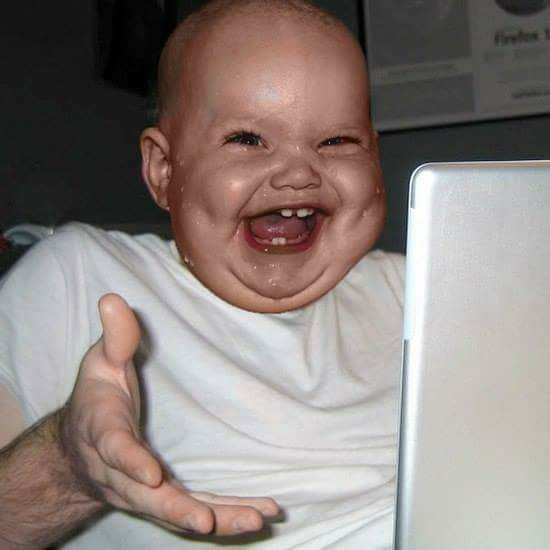
#> input picture source/hands_regularizer/t.jpg, 550 x 550 px, found by its file name
$ python regularizer.py   (older library calls are emulated)
#> lines starting #> are read from the running program, lines starting #| are printed output that depends on the picture
### source/data/naming.py
# THIS CLASS EXISTS BECAUSE PATH RESOLUTION IS A MESS

# unused imports are intended to unify the naming files
# about data naming conventions and defines

# if any new naming path convention is needed, just:
#   1) Notify the group
#   2) Add it here
#       2.1) Add its RESOURCES DIRECTORY DEFINITION (currently around line 35)
#       2.2) Add its BASE DIRECTORY-RELATIVE PATH (currently around line 200)
#       2.3) Optionally add MODEL NAME CONVENTIONS (currently around line 270)
#   3) Use everywhere the path functions you just added and expect everybody to do the same
import os
import re
from library.utils.deprecation import deprecated_class

def __robust_respath_search():
    """
    Resolve the path for resources from anywhere in the code.
    :return: The real path of the resources
    """
    curpath = os.path.realpath(__file__)
    basepath = curpath
    while os.path.split(basepath)[1] != 'source':
        newpath = os.path.split(basepath)[0]
        if newpath == basepath:
            print("ERROR: unable to find source from path " + curpath)
            break
        basepath = os.path.split(basepath)[0]
    return os.path.join(os.path.split(basepath)[0], "resources")


# ######### RESOURCES DIRECTORIES DEFINITION ###########

RESPATH = __robust_respath_search()
TBFOLDER = "tbdata"
MODELSFOLDER = "models"
CROPPERSFOLDER = os.path.join(MODELSFOLDER, "croppers")
JLOCATORSFOLDER = os.path.join(MODELSFOLDER, "jlocators")
DATASETSFOLDER = "datasets"
CROPSDATAFOLDER = os.path.join(DATASETSFOLDER, "crops")
JOINTSDATAFOLDER = os.path.join(DATASETSFOLDER, "joints")
PALMBACKFOLDER = os.path.join(DATASETSFOLDER, "palmback")
JSONHANDSFOLDER = os.path.join(DATASETSFOLDER, "jsonhands")

# #################### DATASET-COMPONENT DEFINES ###############

# ### DEPRECATED ###
TRAIN_IN = 'TRAIN_IN'
TRAIN_TARGET = 'TRAIN_TARGET'
TRAIN_TARGET2 = 'TRAIN_TARGET2'
VALID_IN = 'VALID_IN'
VALID_TARGET = 'VALID_TARGET'
VALID_TARGET2 = 'VALID_TARGET2'
GENERIC_IN = 'GENERIC_IN'
GENERIC_TARGET = 'GENERIC_TARGET'
GENERIC_TARGET2 = 'GENERIC_TARGET2'


class NameGenerator:
    """
    This class generates names with a fixed pattern to be able to identify
    back at any moment the names it generated.
    Useful to standardize cross-code dependencies (ex: model definition to training dictionary)
    """
    def __init__(self, prefix, separator):
        self.prefix = prefix
        self.separator = separator
        self.regex = re.compile("^%s%s(?P<key>.*)" % (self.prefix, self.separator))

    def __call__(self, iden):
        """
        Produce a name from the fixed pattern
        :param iden: any kind of identifier. If int, pads up to 4 digits to enable sorting.
        :return: a name uniquely identified by iden, following the pattern from self
        """
        if isinstance(iden, int):
            return "%s%s%04d" % (self.prefix, self.separator, iden)
        return "%s%s%s" % (self.prefix, self.separator, iden)

    def __getitem__(self, item):
        return self(item)

    def filter(self, names):
        return [name for name in names if re.match(pattern=self.regex,
                                                   string=name)]

    # [15 lines left out: function reverse, not called in this run]


# network input-output conventions

# This NameGenerator should be used to specify all inputs in a Model
# you can use any kind of identifier to name the component
# ex:
#
# inputs = keras.layers.Input(input_shape=(None, None, 3), name=IN(0))
# side_inputs = keras.Input(input_shape=(21,), name=IN(1))
#
# At the end they must be the inputs of the final Model.
# All of them must be named with IN
IN = NameGenerator(prefix='IN',
                   separator='_')

# This NameGenerator should be used to specify all outputs in a Model
# you can use any kind of identifier to name the component
# ex:
#
# out = keras.layers.Conv2D(filters=1,
#                           kernel_size=[1, 1],
#                           activation='sigmoid',
#                           name=OUT(0))(act7)
# secondary_output = keras.layers.Dense(units=1,
#                                       activation='sigmoid',
#                                       use_bias=True,
#                                       name=OUT('pb_class')(x)
#
# At the end they must be the outputs of the final Model.
# All of them must be named with OUT
OUT = NameGenerator(prefix='OUT',
                    separator='_')

# This NameGenerator is intended to refer to the runtime outputs of a Model
# Use it to refer to runtime dynamic computations in contrapposition with OUT
# that holds the corresponding target outputs.
NET_OUT = NameGenerator(prefix='NETOUT',
                        separator='_')

CROPPER = 'cropper'
JLOCATOR = 'jlocator'
RAND = 'RAND'
SEQUENTIAL = 'SEQ'

# [136 lines left out: functions resources_path, tensorboard_path, models_path, croppers_path, joint_locators_path, datasets_path and 8 more, not called in this run]

# ############################## LEGACY #########################################
# This stuff was designed ages ago... please don't use it


@deprecated_class(alternative=resources_path)
class PathManager:
    """
    This class automatically finds the project root folder at instantiation. It is used
    to resolve the resources folder regardless of the current running path.
    """
    def __init__(self):
        self.__res_path = RESPATH

    def resources_path(self, path):
        return os.path.join(self.__res_path, path)


# [20 lines left out: function list_files, not called in this run]


# [6 lines that do not run on import are left out]

### source/library/utils/deprecation.py
from library.utils.logging import log, WARNINGS
import types

STD_DEPRECATED_CLASS_MSG = "Class %s has been deprecated. Please do not use it."
STD_DEPRECATED_FUNC_MSG = "Function %s has been deprecated. Please do not use it."
DEPRECATED_ALTERNATIVE_FORMAT_GENERIC_ALT = "Use %s instead"
DEPRECATED_ALTERNATIVE_FORMAT_FUNC_ALT = "Call %s instead"


def deprecated_class(cla=None, *, message=STD_DEPRECATED_CLASS_MSG,
                     alternative=None):
    def _class_deco(cl):
        class dep(cl):
            # [14 lines left out: function __init__, not called in this run]

        return dep
    if cla is None:
        return _class_deco
    return _class_deco(cla)


def deprecated_fun(fun=None, *, message=STD_DEPRECATED_FUNC_MSG,
                     alternative=None):
    def _fun_deco(f):
        # [14 lines left out: function dep, not called in this run]

        return dep
    if fun is None:
        return _fun_deco
    return _fun_deco(fun)


@deprecated_class
class foo:
    def __init__(self):
        print("foo!")

    def pri(self):
        print("fofofofofo")

# [4 lines left out: function funfoo, not called in this run]

# [4 lines that do not run on import are left out]

### source/data/datasets/crop/utils.py
import numpy as np
import timeit as time
from scipy import io as scio
from os import path as os_p
from skimage import io as sio
import matplotlib.pyplot as mplt
import math
from data.naming import resources_path


# ################### READING FILES ###########################


def read_image(path):
    """opens the image at the given path and returns its numpy version"""
    return np.array(sio.imread(path))


def save_image(path, image):
    sio.imsave(path, image)


def __read_mat_hand_bounding(path, structasrecord=True):
    """opens & reads the .mat file at the specified path and returns the present structures"""
    return np.squeeze(np.array(scio.loadmat(path, struct_as_record=structasrecord)['boxes']))


def __read_mat_egohands(path):
    return scio.loadmat(path)['coords']


# [326 lines left out: functions __get_points_list_from_boxes_structures_hand_mat, __read_coords_from_mat_file, __get_bounds, __copy_area, cropimage, crop_from_coords and 13 more, not called in this run]


def showimage(image):
    """displays a single image"""
    mplt.figure()
    mplt.imshow(image)
    mplt.show()


# [16 lines that do not run on import are left out]

### source/data/regularization/regularizer.py
import numpy as np
from skimage.transform import rescale
from skimage.transform import resize
import scipy
import data.datasets.crop.utils as u

PARAMS = 'PARAMS'
NORMALIZE_AVG_VARIANCE = 'NORM_A_V'
RGB2GREY = 'RGB2GREY'
RESIZEPERC = 'RESIZEPERC'
RESIZEFIX = 'RESIZEFIX'
PADDING = 'PADDING'
HEATMAPS_TH = 'HEATMAPS_TH'
OPS = 'OPS'
DIVIDEBYMAX = 'DIV_MAX'


class Regularizer:
    def __init__(self):
        self.pars = dict()
        self.pars[OPS] = []

    # [4 lines left out: function padding, not called in this run]

    def rgb2gray(self):
        self.pars[OPS].append(RGB2GREY)
        return self

    # [9 lines left out: functions percresize, fixresize, not called in this run]

    def normalize(self):
        self.pars[OPS].append(NORMALIZE_AVG_VARIANCE)
        return self

    # [4 lines left out: function heatmaps_threshold, not called in this run]

    def divide_by_max(self):
        self.pars[OPS].append(DIVIDEBYMAX)

    # [82 lines left out: functions apply, apply_on_batch, add_padding, div_by_max, rgb2gray, imresizeperc and 3 more, not called in this run]


if __name__ == '__main__':
    test = scipy.misc.imread("t.jpg")
#> test is the input picture: shape (550, 550, 3); mean R, G, B 142, 131.5, 126.9
    r = Regularizer()
    r.padding(50, 50)
    r.fixresize(50, 50)
    res = r.apply(test)
#> the loop in apply, `for op in self.pars[OPS]:` made 2 passes
#> pass 1, in add_padding, `image = np.hstack((image, np.zeros([image.shape[0], right_pad, image.s..`:
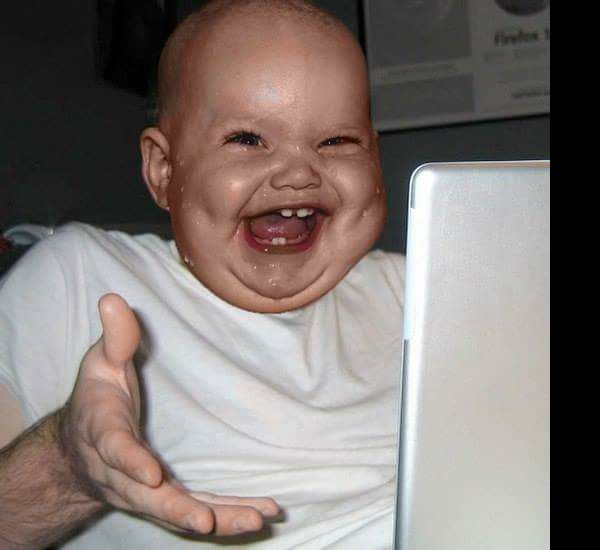
#> image: shape (550, 600, 3); mean of channels 0, 1, 2 130.2, 120.5, 116.4; drawn as R, G, B
#> pass 1, in add_padding, `image = np.vstack((image, np.zeros([bottom_pad, image.shape[1], image...`:
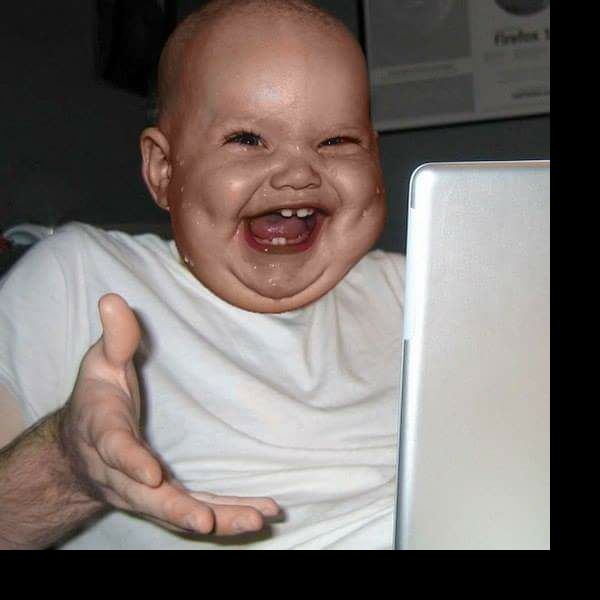
#> image: shape (600, 600, 3); mean of channels 0, 1, 2 119.3, 110.5, 106.7; drawn as R, G, B
#> pass 2, in fixed_resize, `ret = resize(frame, size)`:
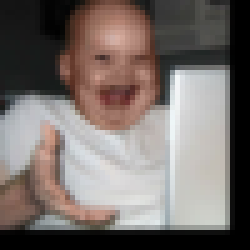
#> ret: shape (50, 50, 3) float64 (shown 5 times larger); mean of channels 0, 1, 2 0.468, 0.433, 0.418; drawn as R, G, B
    u.showimage(res)
